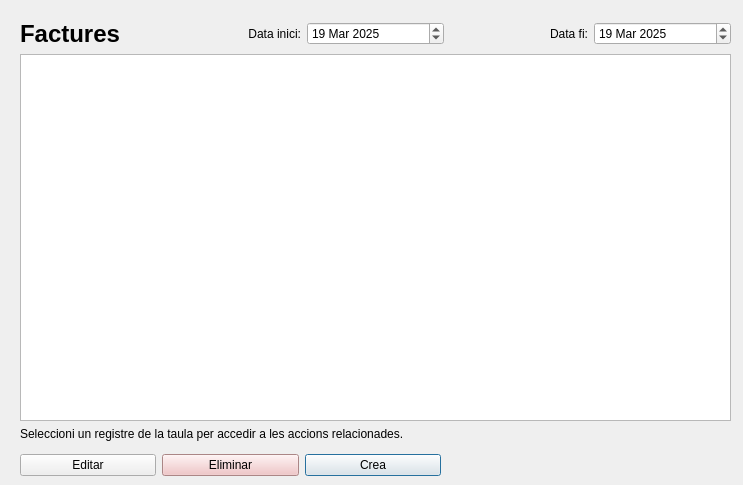
<?xml version="1.0" encoding="UTF-8"?>
<ui version="4.0">
 <class>Form</class>
 <widget class="QWidget" name="Form">
  <property name="geometry">
   <rect>
    <x>0</x>
    <y>0</y>
    <width>743</width>
    <height>485</height>
   </rect>
  </property>
  <property name="windowTitle">
   <string>Form</string>
  </property>
  <widget class="QWidget" name="verticalLayoutWidget">
   <property name="geometry">
    <rect>
     <x>20</x>
     <y>20</y>
     <width>711</width>
     <height>421</height>
    </rect>
   </property>
   <layout class="QVBoxLayout" name="verticalLayout">
    <item>
     <layout class="QHBoxLayout" name="horizontalLayout_2">
      <item>
       <widget class="QLabel" name="labelEndDate">
        <property name="text">
         <string>&lt;html&gt;&lt;head/&gt;&lt;body&gt;&lt;h1 style=&quot; margin-top:18px; margin-bottom:12px; margin-left:0px; margin-right:0px; -qt-block-indent:0; text-indent:0px;&quot;&gt;&lt;span style=&quot; font-size:xx-large; font-weight:700;&quot;&gt;Factures&lt;/span&gt;&lt;/h1&gt;&lt;/body&gt;&lt;/html&gt;</string>
        </property>
        <property name="textFormat">
         <enum>Qt::MarkdownText</enum>
        </property>
       </widget>
      </item>
      <item>
       <widget class="QLabel" name="labelStartDate">
        <property name="text">
         <string>Data inici:</string>
        </property>
        <property name="alignment">
         <set>Qt::AlignRight|Qt::AlignTrailing|Qt::AlignVCenter</set>
        </property>
       </widget>
      </item>
      <item>
       <widget class="QDateEdit" name="dateStartDate">
        <property name="dateTime">
         <datetime>
          <hour>19</hour>
          <minute>56</minute>
          <second>58</second>
          <year>2025</year>
          <month>3</month>
          <day>19</day>
         </datetime>
        </property>
       </widget>
      </item>
      <item>
       <widget class="QLabel" name="label_2">
        <property name="text">
         <string>Data fi:</string>
        </property>
        <property name="alignment">
         <set>Qt::AlignRight|Qt::AlignTrailing|Qt::AlignVCenter</set>
        </property>
       </widget>
      </item>
      <item>
       <widget class="QDateEdit" name="dateEndDate">
        <property name="dateTime">
         <datetime>
          <hour>19</hour>
          <minute>57</minute>
          <second>36</second>
          <year>2025</year>
          <month>3</month>
          <day>19</day>
         </datetime>
        </property>
       </widget>
      </item>
     </layout>
    </item>
    <item>
     <widget class="QTableWidget" name="tableVendors">
      <property name="rowCount">
       <number>0</number>
      </property>
      <property name="columnCount">
       <number>0</number>
      </property>
     </widget>
    </item>
    <item>
     <widget class="QLabel" name="labelDescription">
      <property name="text">
       <string>Seleccioni un registre de la taula per accedir a les accions relacionades.</string>
      </property>
     </widget>
    </item>
   </layout>
  </widget>
  <widget class="QWidget" name="horizontalLayoutWidget">
   <property name="geometry">
    <rect>
     <x>20</x>
     <y>450</y>
     <width>421</width>
     <height>31</height>
    </rect>
   </property>
   <layout class="QHBoxLayout" name="horizontalLayout">
    <item>
     <widget class="QPushButton" name="buttonEdit">
      <property name="sizePolicy">
       <sizepolicy hsizetype="Preferred" vsizetype="Fixed">
        <horstretch>0</horstretch>
        <verstretch>0</verstretch>
       </sizepolicy>
      </property>
      <property name="text">
       <string>Editar</string>
      </property>
      <property name="checkable">
       <bool>false</bool>
      </property>
      <property name="default">
       <bool>false</bool>
      </property>
      <property name="flat">
       <bool>false</bool>
      </property>
     </widget>
    </item>
    <item>
     <widget class="QPushButton" name="buttonDelete">
      <property name="palette">
       <palette>
        <active>
         <colorrole role="WindowText">
          <brush brushstyle="SolidPattern">
           <color alpha="255">
            <red>0</red>
            <green>0</green>
            <blue>0</blue>
           </color>
          </brush>
         </colorrole>
         <colorrole role="Button">
          <brush brushstyle="SolidPattern">
           <color alpha="255">
            <red>240</red>
            <green>187</green>
            <blue>188</blue>
           </color>
          </brush>
         </colorrole>
         <colorrole role="Light">
          <brush brushstyle="SolidPattern">
           <color alpha="255">
            <red>255</red>
            <green>255</green>
            <blue>255</blue>
           </color>
          </brush>
         </colorrole>
         <colorrole role="Midlight">
          <brush brushstyle="SolidPattern">
           <color alpha="255">
            <red>247</red>
            <green>221</green>
            <blue>221</blue>
           </color>
          </brush>
         </colorrole>
         <colorrole role="Dark">
          <brush brushstyle="SolidPattern">
           <color alpha="255">
            <red>120</red>
            <green>94</green>
            <blue>94</blue>
           </color>
          </brush>
         </colorrole>
         <colorrole role="Mid">
          <brush brushstyle="SolidPattern">
           <color alpha="255">
            <red>160</red>
            <green>125</green>
            <blue>125</blue>
           </color>
          </brush>
         </colorrole>
         <colorrole role="Text">
          <brush brushstyle="SolidPattern">
           <color alpha="255">
            <red>0</red>
            <green>0</green>
            <blue>0</blue>
           </color>
          </brush>
         </colorrole>
         <colorrole role="BrightText">
          <brush brushstyle="SolidPattern">
           <color alpha="255">
            <red>255</red>
            <green>255</green>
            <blue>255</blue>
           </color>
          </brush>
         </colorrole>
         <colorrole role="ButtonText">
          <brush brushstyle="SolidPattern">
           <color alpha="255">
            <red>0</red>
            <green>0</green>
            <blue>0</blue>
           </color>
          </brush>
         </colorrole>
         <colorrole role="Base">
          <brush brushstyle="SolidPattern">
           <color alpha="255">
            <red>255</red>
            <green>255</green>
            <blue>255</blue>
           </color>
          </brush>
         </colorrole>
         <colorrole role="Window">
          <brush brushstyle="SolidPattern">
           <color alpha="255">
            <red>240</red>
            <green>187</green>
            <blue>188</blue>
           </color>
          </brush>
         </colorrole>
         <colorrole role="Shadow">
          <brush brushstyle="SolidPattern">
           <color alpha="255">
            <red>0</red>
            <green>0</green>
            <blue>0</blue>
           </color>
          </brush>
         </colorrole>
         <colorrole role="AlternateBase">
          <brush brushstyle="SolidPattern">
           <color alpha="255">
            <red>247</red>
            <green>221</green>
            <blue>221</blue>
           </color>
          </brush>
         </colorrole>
         <colorrole role="ToolTipBase">
          <brush brushstyle="SolidPattern">
           <color alpha="255">
            <red>255</red>
            <green>255</green>
            <blue>220</blue>
           </color>
          </brush>
         </colorrole>
         <colorrole role="ToolTipText">
          <brush brushstyle="SolidPattern">
           <color alpha="255">
            <red>0</red>
            <green>0</green>
            <blue>0</blue>
           </color>
          </brush>
         </colorrole>
         <colorrole role="PlaceholderText">
          <brush brushstyle="SolidPattern">
           <color alpha="127">
            <red>0</red>
            <green>0</green>
            <blue>0</blue>
           </color>
          </brush>
         </colorrole>
        </active>
        <inactive>
         <colorrole role="WindowText">
          <brush brushstyle="SolidPattern">
           <color alpha="255">
            <red>0</red>
            <green>0</green>
            <blue>0</blue>
           </color>
          </brush>
         </colorrole>
         <colorrole role="Button">
          <brush brushstyle="SolidPattern">
           <color alpha="255">
            <red>240</red>
            <green>187</green>
            <blue>188</blue>
           </color>
          </brush>
         </colorrole>
         <colorrole role="Light">
          <brush brushstyle="SolidPattern">
           <color alpha="255">
            <red>255</red>
            <green>255</green>
            <blue>255</blue>
           </color>
          </brush>
         </colorrole>
         <colorrole role="Midlight">
          <brush brushstyle="SolidPattern">
           <color alpha="255">
            <red>247</red>
            <green>221</green>
            <blue>221</blue>
           </color>
          </brush>
         </colorrole>
         <colorrole role="Dark">
          <brush brushstyle="SolidPattern">
           <color alpha="255">
            <red>120</red>
            <green>94</green>
            <blue>94</blue>
           </color>
          </brush>
         </colorrole>
         <colorrole role="Mid">
          <brush brushstyle="SolidPattern">
           <color alpha="255">
            <red>160</red>
            <green>125</green>
            <blue>125</blue>
           </color>
          </brush>
         </colorrole>
         <colorrole role="Text">
          <brush brushstyle="SolidPattern">
           <color alpha="255">
            <red>0</red>
            <green>0</green>
            <blue>0</blue>
           </color>
          </brush>
         </colorrole>
         <colorrole role="BrightText">
          <brush brushstyle="SolidPattern">
           <color alpha="255">
            <red>255</red>
            <green>255</green>
            <blue>255</blue>
           </color>
          </brush>
         </colorrole>
         <colorrole role="ButtonText">
          <brush brushstyle="SolidPattern">
           <color alpha="255">
            <red>0</red>
            <green>0</green>
            <blue>0</blue>
           </color>
          </brush>
         </colorrole>
         <colorrole role="Base">
          <brush brushstyle="SolidPattern">
           <color alpha="255">
            <red>255</red>
            <green>255</green>
            <blue>255</blue>
           </color>
          </brush>
         </colorrole>
         <colorrole role="Window">
          <brush brushstyle="SolidPattern">
           <color alpha="255">
            <red>240</red>
            <green>187</green>
            <blue>188</blue>
           </color>
          </brush>
         </colorrole>
         <colorrole role="Shadow">
          <brush brushstyle="SolidPattern">
           <color alpha="255">
            <red>0</red>
            <green>0</green>
            <blue>0</blue>
           </color>
          </brush>
         </colorrole>
         <colorrole role="AlternateBase">
          <brush brushstyle="SolidPattern">
           <color alpha="255">
            <red>247</red>
            <green>221</green>
            <blue>221</blue>
           </color>
          </brush>
         </colorrole>
         <colorrole role="ToolTipBase">
          <brush brushstyle="SolidPattern">
           <color alpha="255">
            <red>255</red>
            <green>255</green>
            <blue>220</blue>
           </color>
          </brush>
         </colorrole>
         <colorrole role="ToolTipText">
          <brush brushstyle="SolidPattern">
           <color alpha="255">
            <red>0</red>
            <green>0</green>
            <blue>0</blue>
           </color>
          </brush>
         </colorrole>
         <colorrole role="PlaceholderText">
          <brush brushstyle="SolidPattern">
           <color alpha="127">
            <red>0</red>
            <green>0</green>
            <blue>0</blue>
           </color>
          </brush>
         </colorrole>
        </inactive>
        <disabled>
         <colorrole role="WindowText">
          <brush brushstyle="SolidPattern">
           <color alpha="255">
            <red>120</red>
            <green>94</green>
            <blue>94</blue>
           </color>
          </brush>
         </colorrole>
         <colorrole role="Button">
          <brush brushstyle="SolidPattern">
           <color alpha="255">
            <red>240</red>
            <green>187</green>
            <blue>188</blue>
           </color>
          </brush>
         </colorrole>
         <colorrole role="Light">
          <brush brushstyle="SolidPattern">
           <color alpha="255">
            <red>255</red>
            <green>255</green>
            <blue>255</blue>
           </color>
          </brush>
         </colorrole>
         <colorrole role="Midlight">
          <brush brushstyle="SolidPattern">
           <color alpha="255">
            <red>247</red>
            <green>221</green>
            <blue>221</blue>
           </color>
          </brush>
         </colorrole>
         <colorrole role="Dark">
          <brush brushstyle="SolidPattern">
           <color alpha="255">
            <red>120</red>
            <green>94</green>
            <blue>94</blue>
           </color>
          </brush>
         </colorrole>
         <colorrole role="Mid">
          <brush brushstyle="SolidPattern">
           <color alpha="255">
            <red>160</red>
            <green>125</green>
            <blue>125</blue>
           </color>
          </brush>
         </colorrole>
         <colorrole role="Text">
          <brush brushstyle="SolidPattern">
           <color alpha="255">
            <red>120</red>
            <green>94</green>
            <blue>94</blue>
           </color>
          </brush>
         </colorrole>
         <colorrole role="BrightText">
          <brush brushstyle="SolidPattern">
           <color alpha="255">
            <red>255</red>
            <green>255</green>
            <blue>255</blue>
           </color>
          </brush>
         </colorrole>
         <colorrole role="ButtonText">
          <brush brushstyle="SolidPattern">
           <color alpha="255">
            <red>120</red>
            <green>94</green>
            <blue>94</blue>
           </color>
          </brush>
         </colorrole>
         <colorrole role="Base">
          <brush brushstyle="SolidPattern">
           <color alpha="255">
            <red>240</red>
            <green>187</green>
            <blue>188</blue>
           </color>
          </brush>
         </colorrole>
         <colorrole role="Window">
          <brush brushstyle="SolidPattern">
           <color alpha="255">
            <red>240</red>
            <green>187</green>
            <blue>188</blue>
           </color>
          </brush>
         </colorrole>
         <colorrole role="Shadow">
          <brush brushstyle="SolidPattern">
           <color alpha="255">
            <red>0</red>
            <green>0</green>
            <blue>0</blue>
           </color>
          </brush>
         </colorrole>
         <colorrole role="AlternateBase">
          <brush brushstyle="SolidPattern">
           <color alpha="255">
            <red>240</red>
            <green>187</green>
            <blue>188</blue>
           </color>
          </brush>
         </colorrole>
         <colorrole role="ToolTipBase">
          <brush brushstyle="SolidPattern">
           <color alpha="255">
            <red>255</red>
            <green>255</green>
            <blue>220</blue>
           </color>
          </brush>
         </colorrole>
         <colorrole role="ToolTipText">
          <brush brushstyle="SolidPattern">
           <color alpha="255">
            <red>0</red>
            <green>0</green>
            <blue>0</blue>
           </color>
          </brush>
         </colorrole>
         <colorrole role="PlaceholderText">
          <brush brushstyle="SolidPattern">
           <color alpha="127">
            <red>120</red>
            <green>94</green>
            <blue>94</blue>
           </color>
          </brush>
         </colorrole>
        </disabled>
       </palette>
      </property>
      <property name="toolTipDuration">
       <number>0</number>
      </property>
      <property name="text">
       <string>Eliminar</string>
      </property>
     </widget>
    </item>
    <item>
     <widget class="QPushButton" name="buttonAdd">
      <property name="text">
       <string>Crea</string>
      </property>
      <property name="autoDefault">
       <bool>false</bool>
      </property>
      <property name="default">
       <bool>true</bool>
      </property>
     </widget>
    </item>
   </layout>
  </widget>
 </widget>
 <resources/>
 <connections/>
</ui>
